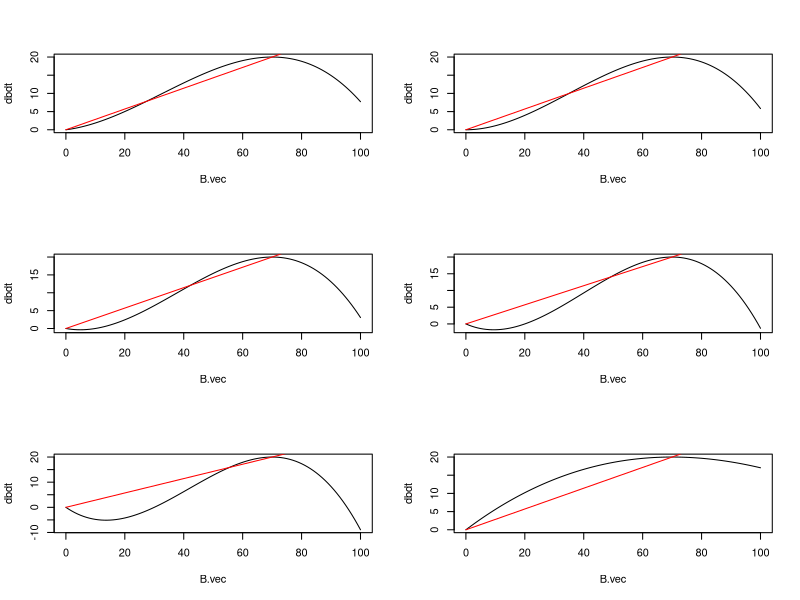
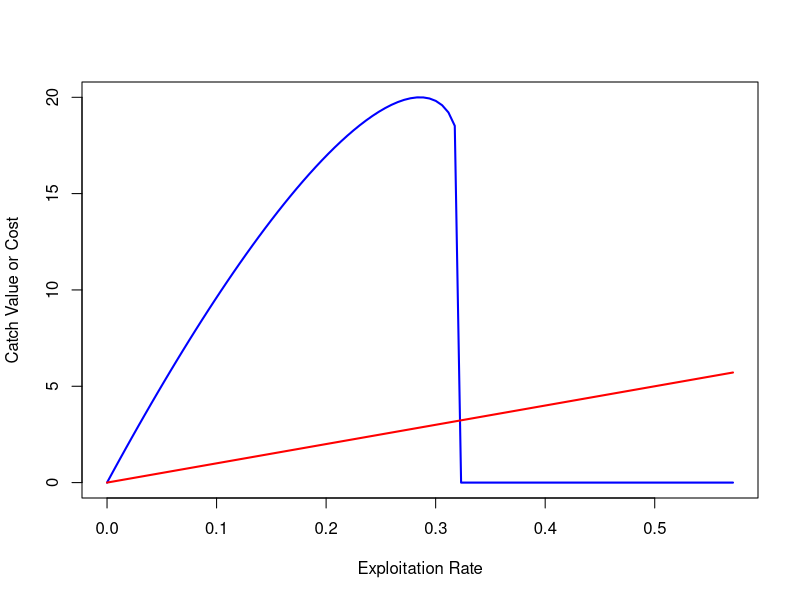

Generate these figures, in order, with R:
# Reparameterized logistic model with Allee effect and resource removal (Eq 1):

dbdt.fun <- function(B,K,A,r,F){
  r*B*(1-B/K)*(B/K-A/K)-F
}

B.vec <- seq(0, 100, by=1)

K = 100
r = 1.25
A.vec <- c(-10,0,10,20,30,500)

par(mfrow=c(3,2))

for (i in 1:length(A.vec)){
  A <- A.vec[i]
  Bmsy <- 70
  K <- -(3*Bmsy^2 - 2*A*Bmsy)/(A - 2*Bmsy)
  print(Bmsy)
  MSY <- 20
  r <- MSY/(Bmsy*(1-Bmsy/K)*(Bmsy/K-A/K))
  Fmsy <- MSY/Bmsy
  
  dbdt<-sapply(B.vec, FUN=dbdt.fun, K=K, A=A, r=r, F=0)
  
  plot(B.vec, dbdt, type="l")
  lines(B.vec, Fmsy*B.vec, col="red")
}


par(mfrow=c(1,1))
A  <- 0
Bmsy <- 70
MSY <- 20
K <- -(3*Bmsy^2 - 2*A*Bmsy)/(A - 2*Bmsy)
r <- MSY/(Bmsy*(1-Bmsy/K)*(Bmsy/K-A/K))
Fmsy <- MSY/Bmsy

# MCS: Analytical solution for equilibrium biomass?
b.star.fun <- function(F,K,A,r){
  max(0,(A*r + K*r + (-r*(4*F*K^2 - A^2*r - K^2*r + 2*A*K*r))^(1/2))/(2*r))
  }

F.vec <- seq(0, 2*Fmsy, length.out = 100)

b.star.vec <- sapply(F.vec, FUN=b.star.fun, K=K, A=A, r=r)
b.star.vec <- replace(b.star.vec,which(b.star.vec=="NaN"),0)


p <- 1 # price
c <- 10 # cost of fishing

plot(F.vec, p*F.vec*b.star.vec, 
     type="l", lwd=2, col="blue",
     xlab="Exploitation Rate",
     ylab="Catch Value or Cost")

lines(F.vec, c*F.vec, type="l", lwd=2, col="red")
